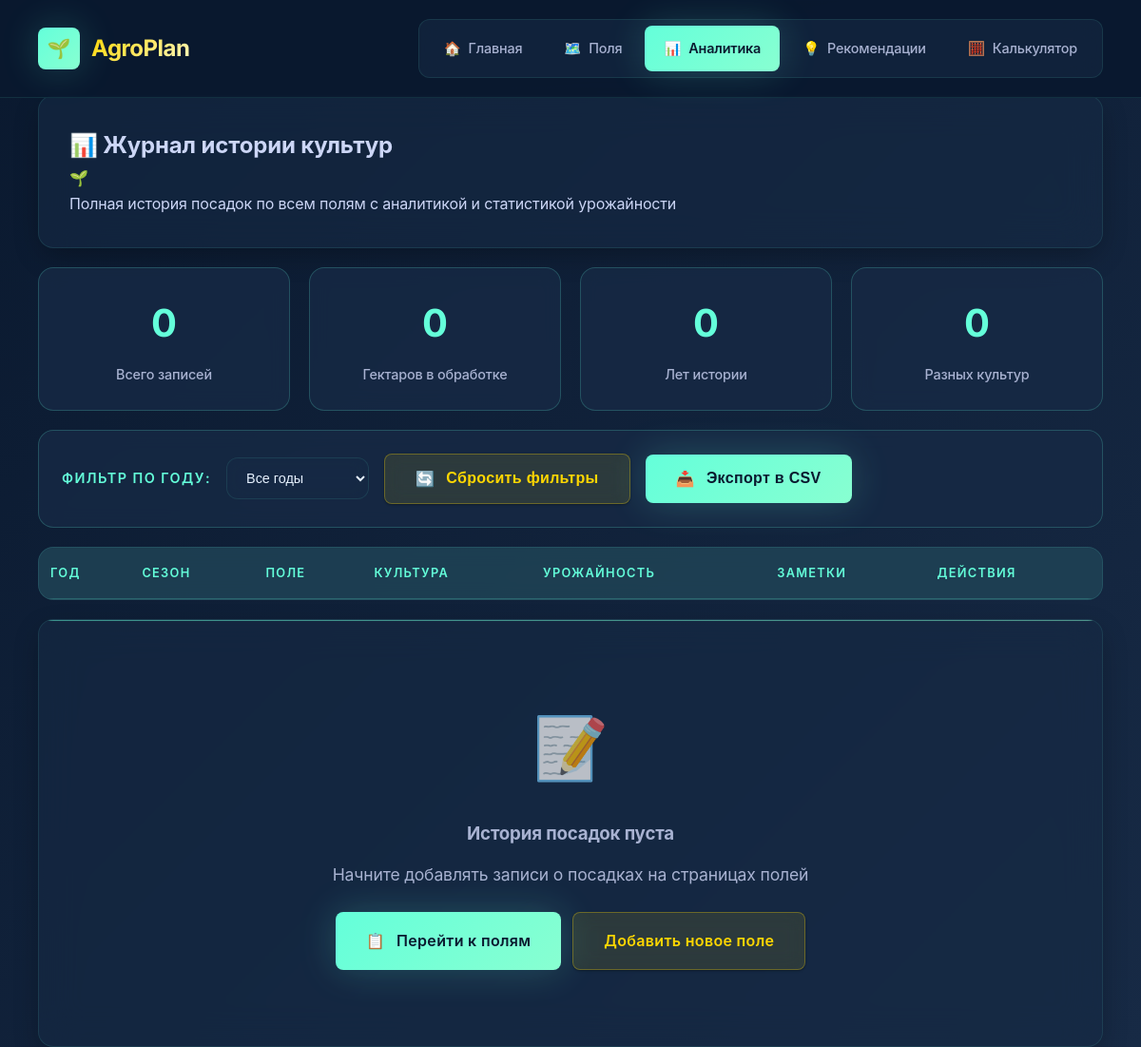
Before: /history with the older database file.
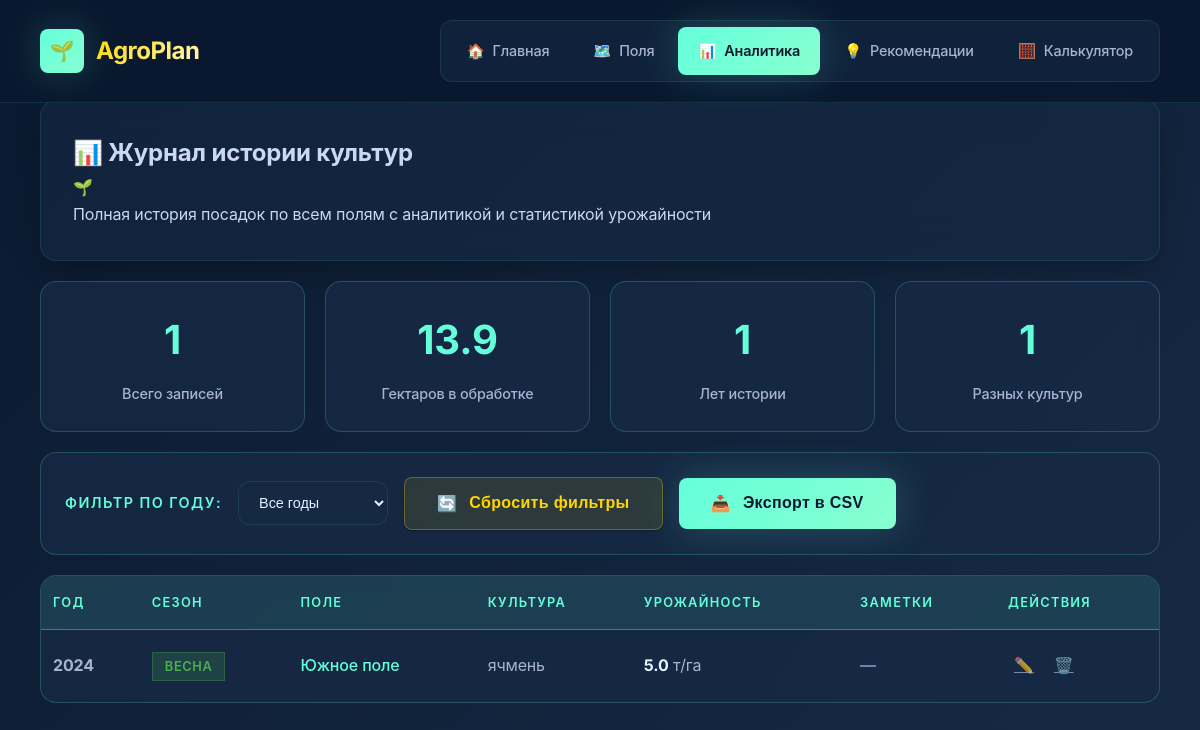
After: the same page with the newer database file.
### tables this page shows
CREATE TABLE crop_history (
            id INTEGER PRIMARY KEY AUTOINCREMENT,
            field_id INTEGER,
            year INTEGER,
            season TEXT DEFAULT 'весна',
            crop TEXT,
            yield_amount REAL,
            notes TEXT,
            created_at TIMESTAMP DEFAULT CURRENT_TIMESTAMP,
            FOREIGN KEY (field_id) REFERENCES fields (id)
        );

CREATE TABLE fields (
            id INTEGER PRIMARY KEY AUTOINCREMENT,
            name TEXT NOT NULL,
            area REAL,
            latitude REAL,
            longitude REAL,
            polygon_coords TEXT,
            center_lat REAL,
            center_lng REAL,
            bounding_box TEXT,
            soil_type TEXT,
            climate_zone TEXT,
            created_at TIMESTAMP DEFAULT CURRENT_TIMESTAMP,
            updated_at TIMESTAMP DEFAULT CURRENT_TIMESTAMP
        );

### app.py (the view)
@app.get("/history", response_class=HTMLResponse)
async def read_history(request: Request, year: Optional[int] = Query(None)):
    try:
        if year:
            history = database.db.get_history_by_year(year)
        else:
            history = database.db.get_all_history()
        years = sorted(set([h['year'] for h in history]), reverse=True) if history else []
        flash_messages = get_flash_messages(request)
        return templates.TemplateResponse("history.html", {
            "request": request,
            "history": history,
            "selected_year": year,
            "years": years,
            **flash_messages
        })
    except Exception as e:
        print(f"Ошибка при загрузке истории: {e}")
        flash_messages = get_flash_messages(request)
        return templates.TemplateResponse("history.html", {
            "request": request,
            "history": [],
            "selected_year": year,
            "years": [],
            **flash_messages
        })

### templates/history.html (shortened to what this page needs)
{% extends "base.html" %}
{% block content %}
<div class="card">
    <div class="card-header">
        <h2>📊 Журнал истории культур</h2>
        <div class="header-icon">🌱</div>
    </div>
    <p>Полная история посадок по всем полям с аналитикой и статистикой урожайности</p>
</div>
<div class="stats-grid">
    <div class="stat-card">
        <h3>{{ history|length }}</h3>
        <p>Всего записей</p>
    </div>
    <div class="stat-card">
        <h3>{{ (history|map(attribute='field_area')|sum)|round(1) if history else 0 }}</h3>
        <p>Гектаров в обработке</p>
    </div>
    <div class="stat-card">
        <h3>{{ (history|map(attribute='year')|unique|list)|length if history else 0 }}</h3>
        <p>Лет истории</p>
    </div>
    <div class="stat-card">
        <h3>{{ (history|map(attribute='crop')|unique|list)|length if history else 0 }}</h3>
        <p>Разных культур</p>
    </div>
</div>
<div class="filters-container">
    <div class="filter-group">
        <label for="yearFilter">Фильтр по году:</label>
        <select id="yearFilter" class="filter-select" onchange="filterByYear(this.value)">
            <option value="">Все годы</option>
        </select>
        <button onclick="clearFilters()" class="btn btn-secondary btn-icon">
            <span class="btn-icon">🔄</span>
            Сбросить фильтры
        </button>
        <button onclick="exportToCSV()" class="btn btn-primary btn-icon">
            <span class="btn-icon">📥</span>
            Экспорт в CSV
        </button>
    </div>
</div>
<div class="history-table">
    <table>
        <thead>
            <tr>
                <th>Год</th>
                <th>Сезон</th>
                <th>Поле</th>
                <th>Культура</th>
                <th>Урожайность</th>
                <th>Заметки</th>
                <th>Действия</th>
            </tr>
        </thead>
        <tbody>
            {% for record in history %}
            <tr>
                <td><strong>{{ record.year }}</strong></td>
                <td>
                    {% if record.season %}
                    <span class="season-badge season-{{ record.season }}">
                        {{ record.season }}
                    </span>
                    {% else %}
                    <span style="color: var(--light-slate);">—</span>
                    {% endif %}
                </td>
                <td>
                    <a href="/fields/{{ record.field_id }}" style="color: var(--emerald); text-decoration: none; font-weight: 500;">
                        {{ record.field_name }}
                    </a>
                </td>
                <td>{{ record.crop }}</td>
                <td>
                    {% if record.yield_amount %}
                    <strong style="color: var(--white);">{{ "%.1f"|format(record.yield_amount) }}</strong> т/га
                    {% else %}
                    <span style="color: var(--light-slate);">—</span>
                    {% endif %}
                </td>
                <td>
                    {% if record.notes %}
                    <span title="{{ record.notes }}" style="cursor: help;">📝</span>
                    {% else %}
                    <span style="color: var(--light-slate);">—</span>
                    {% endif %}
                </td>
                <td>
                    <div class="action-buttons">
                        <a href="/history/edit/{{ record.id }}" class="action-btn" title="Редактировать">
                            ✏️
                        </a>
                        <a href="/history/delete/{{ record.id }}" class="action-btn delete" title="Удалить"
                           onclick="return confirm('Удалить запись за {{ record.year }} год?')">
                            🗑️
                        </a>
                    </div>
                </td>
            </tr>
            {% endfor %}
        </tbody>
    </table>
</div>
{% if not history %}
<div class="card empty-state">
    <div class="empty-state-icon">📝</div>
    <h3>История посадок пуста</h3>
    <p>Начните добавлять записи о посадках на страницах полей</p>
    <div class="btn-group">
        <a href="/fields" class="btn btn-primary btn-icon">
            <span class="btn-icon">📋</span>
            Перейти к полям
        </a>
        <a href="/fields" class="btn btn-secondary">
            Добавить новое поле
        </a>
    </div>
</div>
{% endif %}
{% endblock %}

### templates/base.html (shortened to what this page needs)
<!DOCTYPE html>
<html lang="ru">
<head>
    <link rel="stylesheet" href="https://unpkg.com/leaflet@1.9.4/dist/leaflet.css"
/>
    <link rel="stylesheet" href="/static/css/style.css">
</head>
<body class="{% block body_class %}{% endblock %}">
    <header class="header" id="mainHeader">
        <div class="header-content">
            <a href="/" class="logo">
                <div class="logo-icon">
                    🌱
                </div>
                <div class="logo-text">
                    AgroPlan
                </div>
            </a>
            <nav class="nav">
                <a href="/" class="nav-link {% if request.url.path == '/' %}active{% endif %}">
                    <span>🏠</span>
                    <span>Главная</span>
                </a>
                <a href="/fields" class="nav-link {% if request.url.path.startswith('/fields') %}active{% endif %}">
                    <span>🗺️</span>
                    <span>Поля</span>
                </a>
                <a href="/history" class="nav-link {% if request.url.path.startswith('/history') %}active{% endif %}">
                    <span>📊</span>
                    <span>Аналитика</span>
                </a>
                <a href="/recommendations" class="nav-link {% if request.url.path.startswith('/recommendations') %}active{% endif %}">
                    <span>💡</span>
                    <span>Рекомендации</span>
                </a>
                <a href="/calculator" class="nav-link {% if request.url.path.startswith('/calculator') %}active{% endif %}">
                    <span>🧮</span>
                    <span>Калькулятор</span>
                </a>
            </nav>
        </div>
    </header>
    <main class="main-content">
        <div class="container">
            {% block content %}{% endblock %}
        </div>
    </main>
</body>
</html>

### templates/history.html (style rules this page uses)
.stats-grid { display: grid; grid-template-columns: repeat(auto-fit, minmax(200px, 1fr)); gap: 20px; margin: 20px 0; }
.stat-card { background: rgba(23, 42, 69, 0.8); backdrop-filter: blur(10px); border: 1px solid rgba(100, 255, 218, 0.2); border-radius: var(--radius-xl); padding: 24px; text-align: center; transition: all 0.3s var(--ease-smooth); position: relative; overflow: hidden; }
.stat-card::before { content: ''; position: absolute; top: 0; left: -100%; width: 100%; height: 100%; background: linear-gradient(90deg, transparent, rgba(100, 255, 218, 0.1), transparent); transition: left 0.6s var(--ease-smooth); }
.stat-card h3 { font-size: 2.5rem; font-weight: 700; color: var(--emerald); margin: 0 0 8px 0; background: linear-gradient(135deg, var(--emerald), #64ffda); -webkit-background-clip: text; -webkit-text-fill-color: transparent; background-clip: text; }
.stat-card p { color: var(--light-slate); margin: 0; font-size: 0.9rem; font-weight: 500; }
.filters-container { background: rgba(23, 42, 69, 0.8); backdrop-filter: blur(10px); border: 1px solid rgba(100, 255, 218, 0.2); border-radius: var(--radius-xl); padding: 24px; margin: 20px 0; }
.filter-group { display: flex; align-items: center; gap: 16px; flex-wrap: wrap; }
.filter-group label { color: var(--emerald); font-weight: 600; font-size: 0.9rem; text-transform: uppercase; letter-spacing: 0.1em; white-space: nowrap; }
.filter-select { background: rgba(23, 42, 69, 0.6); border: 1px solid rgba(100, 255, 218, 0.1); border-radius: var(--radius-lg); color: var(--white); padding: 12px 16px; font-size: 0.9rem; min-width: 150px; transition: all 0.3s var(--ease-smooth); backdrop-filter: blur(10px); }
.history-table { background: rgba(23, 42, 69, 0.8); backdrop-filter: blur(10px); border: 1px solid rgba(100, 255, 218, 0.2); border-radius: var(--radius-xl); overflow: hidden; margin: 20px 0; }
.history-table table { width: 100%; border-collapse: collapse; margin: 0; }
.history-table th { background: rgba(100, 255, 218, 0.1); color: var(--emerald); font-weight: 600; font-size: 0.8rem; text-transform: uppercase; letter-spacing: 0.1em; padding: 16px 12px; text-align: left; border-bottom: 1px solid rgba(100, 255, 218, 0.2); }
.history-table td { padding: 16px 12px; border-bottom: 1px solid rgba(100, 255, 218, 0.1); color: var(--light-slate); transition: all 0.3s var(--ease-smooth); }
.history-table tr:last-child td { border-bottom: none; }
.season-badge { padding: 6px 12px; border-radius: var(--radius-full); font-size: 0.8rem; font-weight: 600; text-transform: uppercase; letter-spacing: 0.05em; }
.season-весна { background: rgba(76, 175, 80, 0.2); color: #4caf50; border: 1px solid rgba(76, 175, 80, 0.3); }
.action-buttons { display: flex; gap: 8px; opacity: 0.7; transition: opacity 0.3s var(--ease-smooth); }
.action-btn { background: none; border: none; color: var(--light-slate); cursor: pointer; padding: 6px; border-radius: var(--radius-md); transition: all 0.3s var(--ease-smooth); font-size: 1rem; }
.stats-grid, .filters-container, .history-table { animation: slideUp 0.6s var(--ease-smooth); }

Changed rows visible on the page:
added crop_history: year "2024", season "ВЕСНА", field_name "Южное поле", crop "ячмень", yield_amount "5.0"
Other visible differences:
{{ history|length }}: "0" → "1"
{{ (history|map(attribute='field_area')|sum)|round(1) if history else 0 }}: "0" → "13.9"
{{ (history|map(attribute='year')|unique|list)|length if history else 0 }}: "0" → "1"
{{ (history|map(attribute='crop')|unique|list)|length if history else 0 }}: "0" → "1"
text no longer shown: "📝 История посадок пуста Начните добавлять записи о посадках на страницах полей 📋 Перейти к полям Добавить новое поле"
